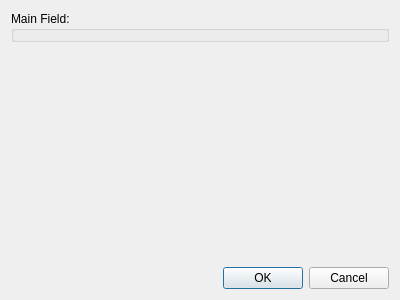
<?xml version="1.0" encoding="UTF-8"?>
<ui version="4.0">
 <class>mainField</class>
 <widget class="QDialog" name="mainField">
  <property name="geometry">
   <rect>
    <x>0</x>
    <y>0</y>
    <width>400</width>
    <height>300</height>
   </rect>
  </property>
  <property name="windowTitle">
   <string>Dialog</string>
  </property>
  <layout class="QVBoxLayout" name="verticalLayout">
   <item>
    <widget class="QGroupBox" name="groupBox">
     <property name="title">
      <string>Main Field:</string>
     </property>
    </widget>
   </item>
   <item>
    <spacer name="verticalSpacer">
     <property name="orientation">
      <enum>Qt::Vertical</enum>
     </property>
     <property name="sizeHint" stdset="0">
      <size>
       <width>20</width>
       <height>40</height>
      </size>
     </property>
    </spacer>
   </item>
   <item>
    <widget class="QDialogButtonBox" name="buttonBox">
     <property name="orientation">
      <enum>Qt::Horizontal</enum>
     </property>
     <property name="standardButtons">
      <set>QDialogButtonBox::Cancel|QDialogButtonBox::Ok</set>
     </property>
    </widget>
   </item>
  </layout>
 </widget>
 <resources/>
 <connections>
  <connection>
   <sender>buttonBox</sender>
   <signal>accepted()</signal>
   <receiver>mainField</receiver>
   <slot>accept()</slot>
   <hints>
    <hint type="sourcelabel">
     <x>248</x>
     <y>254</y>
    </hint>
    <hint type="destinationlabel">
     <x>157</x>
     <y>274</y>
    </hint>
   </hints>
  </connection>
  <connection>
   <sender>buttonBox</sender>
   <signal>rejected()</signal>
   <receiver>mainField</receiver>
   <slot>reject()</slot>
   <hints>
    <hint type="sourcelabel">
     <x>316</x>
     <y>260</y>
    </hint>
    <hint type="destinationlabel">
     <x>286</x>
     <y>274</y>
    </hint>
   </hints>
  </connection>
 </connections>
</ui>
